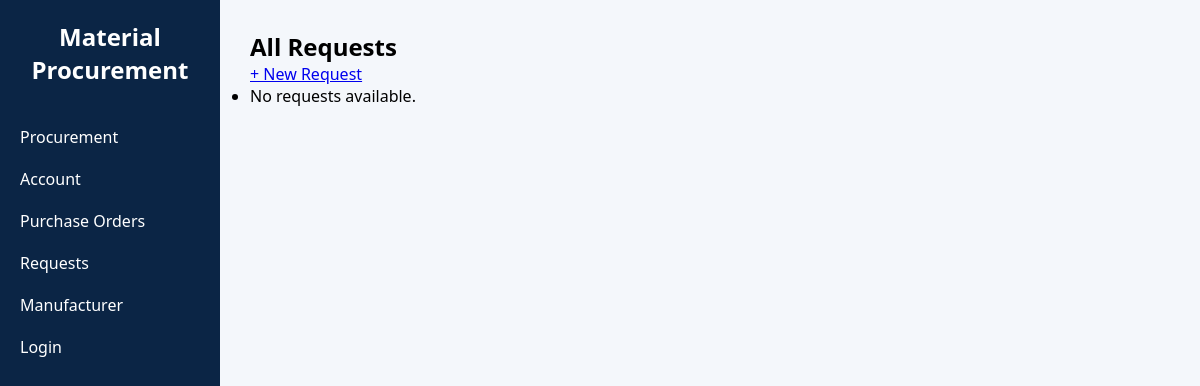
/requests/ (signed in), run on an earlier commit of the app's database.
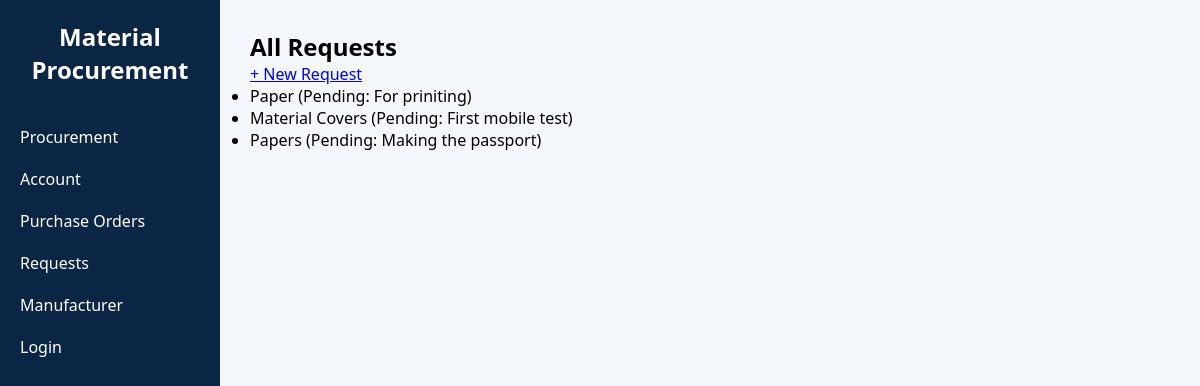
And on a later commit of the database.
### procurement/models.py (models this page shows, shortened)
class Request(models.Model):
    REQUEST_STATUS = [
        ('pending', 'Pending'),
        ('approved', 'Approved'),
        ('rejected', 'Rejected'),
    ]
    item_name = models.CharField(max_length=100)
    quantity = models.PositiveIntegerField()
    requester = models.ForeignKey(User, on_delete=models.CASCADE)
    status = models.CharField(max_length=10, choices=REQUEST_STATUS, default='pending')
    date_requested = models.DateField(auto_now_add=True)
    class Meta:
        verbose_name = "Material Request"
        verbose_name_plural = "Material Requests"

### procurement/views.py (the view)
# urls.py: path('requests/', procurement_views.request_list, name='request_list'),
@login_required
def request_list(request):
    requests = Request.objects.all()
    return render(request, 'requests.html', {'requests': requests})

### procurement/templates/requests.html (shortened to what this page needs)
{% extends 'base.html' %}
{% block content %}
  <h2>All Requests</h2>
  <a href="{% url 'new_request' %}" class="btn">+ New Request</a>
  <ul>
    {% for req in requests %}
      <li>{{ req.item_name }} ({{ req.status }})</li>
    {% empty %}
      <li>No requests available.</li>
    {% endfor %}
  </ul>
{% endblock %}

What changed in the data, as far as the page shows it:
added Request: item_name "Paper", status "Pending: For priniting"
added Request: item_name "Material Covers", status "Pending: First mobile test"
added Request: item_name "Papers", status "Pending: Making the passport"
Also different on the page:
text no longer shown: "No requests available."
